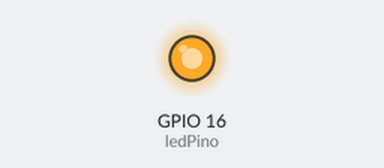
Recording of a program running on a simulated ESP32. Shown: output pins drawn as LEDs (lit = HIGH).

Above: at 0.49 s.
At 39.54 s:
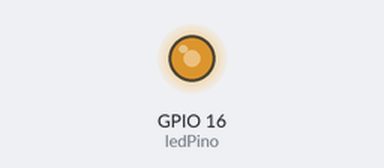
Timing chart, 0 to 40.0 s (numbered marks = the images above):
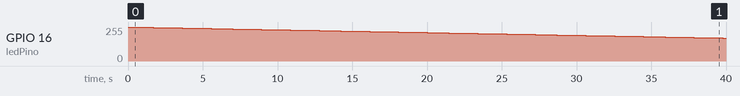

The program:

main.cpp
```cpp
//PWM READ

// Change the values of the freq variable
// to find the quickest response to valve operation

// Frequency	        Resolution (maximum)	    Duty Cycle
// 1 Hz até 1 kHz	        20 bits	             0 a 100%
// 1 kHz a 100 kHz	      13 bits	             0 a 100%
// 100 kHz a 1 MHz	       7 bits	             0 a 100%
// 1 MHz a 20 MHz	         3 bits	             25%, 50%,75% ou 100%
// 20 MHz a 40MHz	         1 bit	             50%

#include <Arduino.h>

const int ledPino = 16;  // 16 corresponds to GPIO16

//configuration of PWM parameters
const int freq = 78000; // PWM frequency: 78kHz
const int canal = 0; // Channel that will generate the signal, varies from 0 to 15
const int resolucao = 13; // values from 0 to 8192 (2 ** 13)

void setup() {

  // configure PWM through parameters
  ledcSetup(canal, freq, resolucao);

  // Attach the channel to the GPIO
  ledcAttachPin(ledPino, canal);

}

void loop() {

  // Code to change the dutyCycle starting at 100%
  for(int dutyCycle = 8192; dutyCycle >= 0; dutyCycle--){
    ledcWrite(canal, dutyCycle);
    delay(15);
  }
}

// Caso a resolução ou o duty cycle esteja errado ele irá retornar o seguinte erro:
// E (196) ledc: requested frequency and duty resolution can not be achieved
//  try reducing freq_hz or duty_resolution. div_param=128

// DAC (conversor digital analógico) com resolução de 8 bits: GPIO25/26

// Note that in the ledcWrite()
// function we use the channel that is generating the signal, and not the GPIO.

// You can get the same signal from the same channel in different GPIOs.
// To achieve that,  you just need to attach those GPIOs to the same channel on the setup().

// https://randomnerdtutorials.com/esp32-pwm-arduino-ide/

// Teste no Osciloscopio https://randomnerdtutorials.com/esp8266-pwm-arduino-ide/
```

Measured:
- by itself, GPIO 16 (ledPino): 0/255 → 255/255 at 0.00 s, → 254/255 0.26 s later, → 253/255 0.48 s later, → 252/255 0.48 s later, … (84 changes in this stretch)
